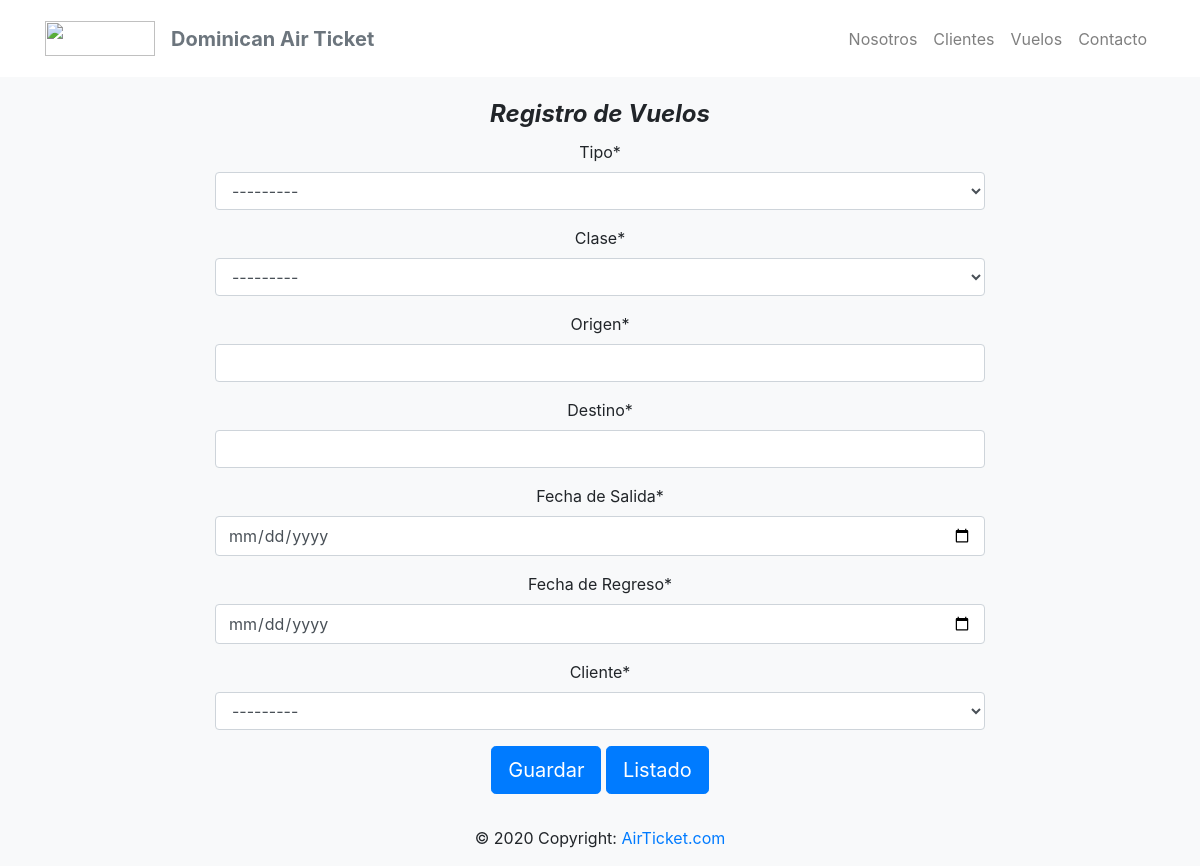
Before: /vuelos/ with the older database file.
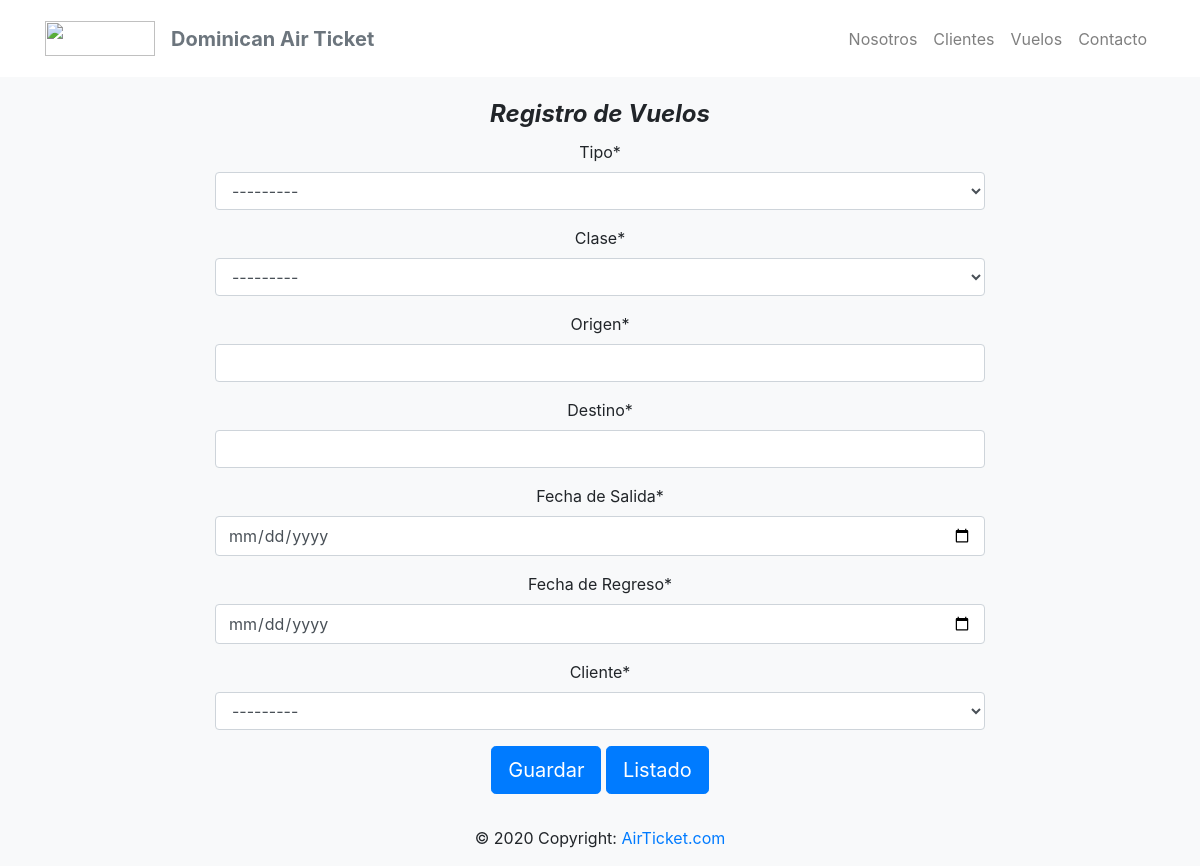
After: the same page with the newer database file.
### registro/models.py (models this page shows)
class Tipos(models.Model):
    tipo_vuelo = models.CharField(
        max_length=50
        )
    def __str__(self):
        return f"{self.tipo_vuelo}"

class Clases(models.Model):
    clase = models.CharField(
        max_length=50
        )
    def __str__(self):
        return f"{self.clase}"

### registro/views.py (the view)
# urls.py: path('vuelos/', views.vuelo, name='vuelo'),
def vuelo(request):
    if request.method == 'POST':
        form = form_vuelo(request.POST)
        if form.is_valid():
            form.save()
            return render(request, 'vuelo.html', {'form':form, 'mensaje':'OK'})
    else:
        form = form_vuelo()
    return render(request, 'vuelo.html', {'form':form})

### registro/forms.py
class form_vuelo(forms.ModelForm):
    class Meta:
        model = Vuelo
        fields = [
            "tipo_vuelo",
            "clase",
            "origen",
            "destino",
            "fecha_salida",
            "fecha_regreso",
            "clientes"
        ]
        labels = {
            "tipo_vuelo":"Tipo",
            "clase":"Clase",
            "origen":"Origen",
            "destino":"Destino",
            "fecha_salida":"Fecha de Salida",
            "fecha_regreso":"Fecha de Regreso",
            "clientes":"Cliente",
        }
        widgets = {
            "tipo_vuelo": forms.Select(attrs={"class":"form-control"}),
            "clase": forms.Select(attrs={"class":"form-control"}),
            "origen": forms.TextInput(attrs={"class":"form-control"}),
            "destino": forms.TextInput(attrs={"class":"form-control"}),
            "fecha_salida": forms.TextInput(attrs={'type': 'date'}),
            "fecha_regreso": forms.TextInput(attrs={'type': 'date'}) ,
            "clientes": forms.Select(attrs={"class":"form-control"}),
        }

### registro/models.py (called while the page is built)
    def __str__(self):
        return f"{self.nombre} {self.apellido}"

### registro/templates/vuelo.html (shortened to what this page needs)
{% extends 'base.html' %}
{% load crispy_forms_tags %}
{% block cont  %}
        <br>
        <form class="form-horizontal" action = "{% url 'vuelo' %}" method = "POST">
            <strong><legend class="text-center header font-italic">Registro de Vuelos</legend></strong>
            <center>
            <div class="form-group ">
                <div class="col-md-8">
                {{ form|crispy }}
                </div>
            </div>
            <div class="form-group">
                <div class="col-md-12">
                <button type="submit" class="btn btn-primary btn-lg">Guardar</button>
                <a class="btn btn-primary btn-lg" href="{% url 'vuelo_view' %}">Listado</a>
                </div>
            </div>
            </center>
        </form>
{% endblock  %}

Changed rows visible on the page:
added Tipos: tipo_vuelo "---------"
added Clases: clase "---------"
Other visible differences:
form field tipo_vuelo: "---------" → (not shown)
form field clase: "---------" → (not shown)
